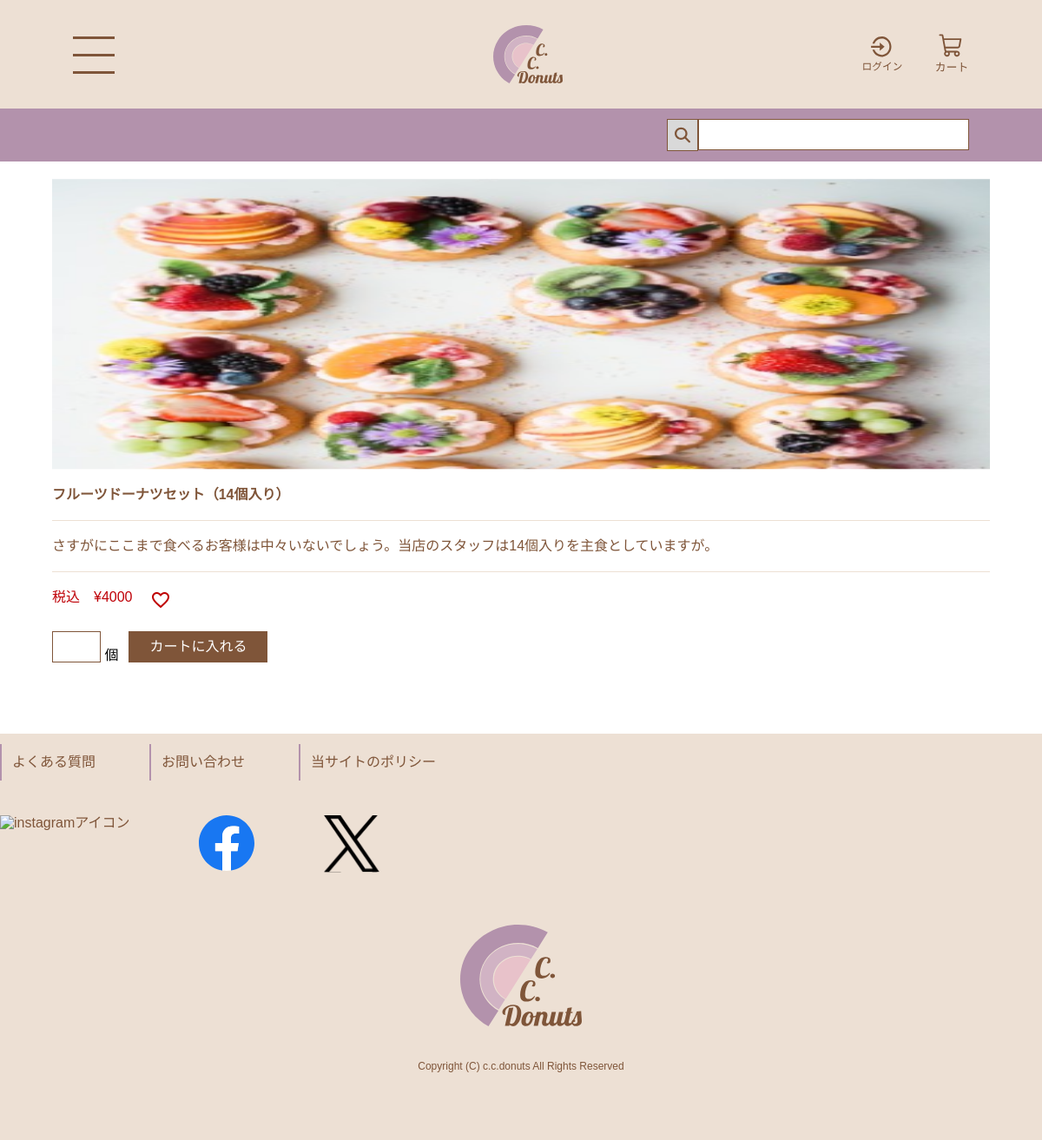
/detail.php?id=8, run on the app's committed database.
### tables this page shows
create table product (
id int auto_increment primary key, 
name varchar(200) not null, 
price int not null, 
description varchar(1000) not null 
);

### detail.php (the view, shortened to what this page needs)
<!DOCTYPE html>
<html lang="ja">
<head>
    <link rel="stylesheet" href="common/css/reset.css">
    <link rel="stylesheet" href="common/css/common.css">
    <link rel="stylesheet" href="common/css/detail.css">
</head>
<body>
    <?php
    require 'includes/header.php';
    ?>
    <main>
        <?php
        $pdo = new PDO('mysql:host=localhost;dbname=donuts;charset=utf8', 'donuts', 'password');
        $sql = $pdo->prepare('select * from product where id=?');
        $sql->execute([
            $_REQUEST['id']
        ]);
        foreach ($sql as $row) {
            echo <<<END
    <form action="cart-input.php" method="post" class="detail_menu">
    <p class="detail_img"><img alt="image" src="common/images/{$row['id']}.png"></p>
    <p class="detail_submenu">{$row['name']}</p>
    <p class="detail_explain">{$row['description']}</p>
    <p class="detail_money">税込&emsp;&yen;{$row['price']}<span class="detail_favorite"><img src="common/images/heart.png" alt="favorite"></span></p>
 <div class="detail_buy">
 <p class="detail_num"><input type="text" name="count" pattern="^[0-9]{1,9}$" class="detail_text">
 個</p>
<p class="detail_button"><input type="submit" class="common_btn_sm" value="カートに入れる"></p>
END;
            echo <<<END
</div>
<input type="hidden" name="id" value="{$row['id']}">
<input type="hidden" name="name" value="{$row['name']}">
<input type="hidden" name="price" value="{$row['price']}">
</form>
END;
        }
        ?>
    </main>
    <?php require 'includes/footer.php'; ?>

### common/css/common.css (style rules this page uses)
* { font-family: "Noto Sans JP", sans-serif; }

### common/css/detail.css (style rules this page uses)
main { width: 100%; margin-bottom: 80px; }
.detail_menu { width: 90%; margin: 20px auto; }
.detail_img { margin-bottom: 20px; }
.detail_img img { width: 100%; height: 335px; }
.detail_submenu { color: #7f5539; font-size: 16px; font-weight: bold; margin-bottom: 20px; }
.detail_explain { color: #7f5539; font-size: 16px; font-weight: 400; border-top: 1px solid #ede0d4; border-bottom: 1px solid #ede0d4; padding: 20px 0; }
.detail_money { font-size: 16px; font-weight: 500; margin: 20px 0 24px; color: #bf0007; }
.detail_favorite { padding-left: 20px; vertical-align: top; }
.detail_buy { display: flex; }
.detail_text { border: 1px solid #7f5539; width: 56px; height: 36px; font-size: 16px; vertical-align: text-bottom; }
.common_btn_sm { margin-left: 12px; border: 1px solid #7f5539; background-color: #7f5539; text-align: center; color: #fff; width: 160px; height: 36px; }
.detail_num { font-weight: 400; }

### data on the page
product: name "フルーツドーナツセット（14個入り）", description "さすがにここまで食べるお客様は中々いないでしょう。当店のスタッフは14個入りを主食としていますが。", price "4000"
